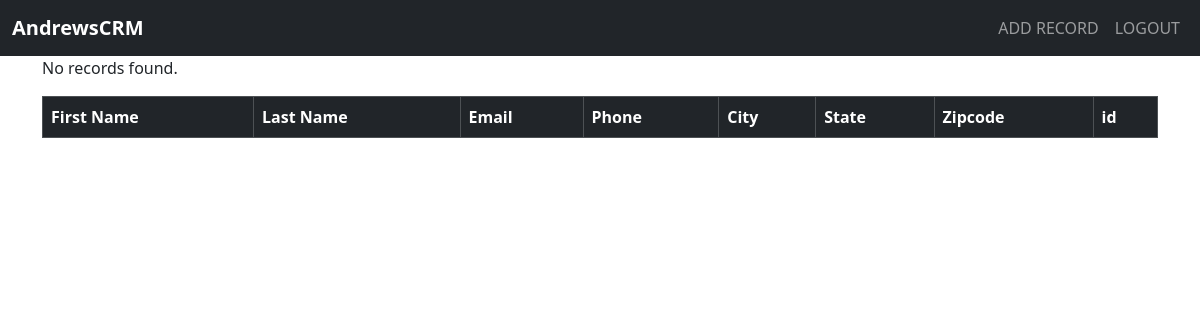
The app's page / (signed in), older data.
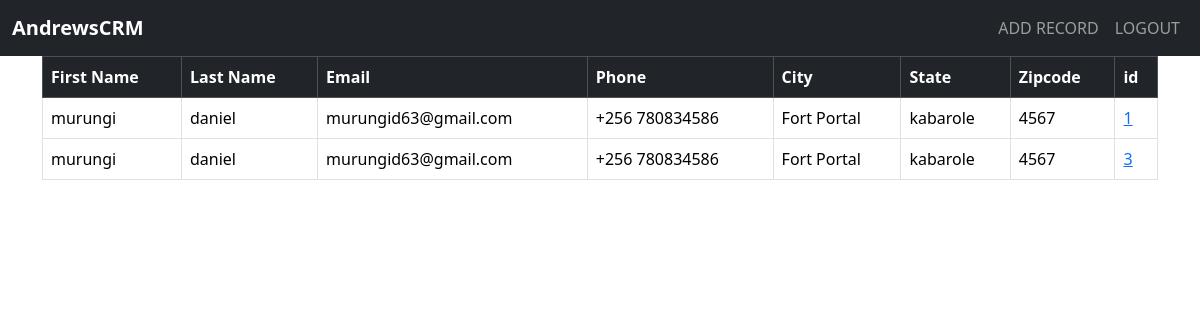
The same page, newer data.
### website/models.py (models this page shows, shortened)
class Record(models.Model):
    created_at = models.DateTimeField(auto_now_add=True)
    first_name = models.CharField(max_length=50)
    last_name = models.CharField(max_length=50)
    email = models.EmailField(max_length=50, default="andrewscrm@gmail.com")
    phone = models.CharField(max_length=50, default="+256 7*********")
    city = models.CharField(max_length=50)
    state = models.CharField(max_length=50)
    zipcode = models.CharField(max_length=20)

### website/views.py (the view, shortened to what this page needs)
# urls.py: path("", views.home, name="home"),
def home(request):
    records = Record.objects.all()
    return render(request, "home.html", {"records": records})

### website/templates/home.html (shortened to what this page needs)
{% extends 'base.html' %}
{% block content %}
    {% if user.is_authenticated %}
        <table class="table table-white table-hover table-bordered">
  <thead class="table-dark">
    <tr>
      <th scope="col">First Name</th>
      <th scope="col">Last Name</th>
      <th scope="col">Email</th>
      <th scope="col">Phone</th>
      <th scope="col">City</th>
      <th scope="col">State</th>
      <th scope="col">Zipcode</th>
      <th scope="col">id</th>
    </tr>
  </thead>
  <tbody>
    {% if records %}
            {% for record in records %}
            <tr>
                <td>{{ record.first_name }}</td>
                <td>{{ record.last_name }}</td>
                <td>{{ record.email }}</td>
                <td>{{ record.phone }}</td>
                <td>{{ record.city }}</td>
                <td>{{ record.state }}</td>
                <td>{{ record.zipcode }}</td>
                <td><a href="{% url 'record' record.id %}">{{ record.id }}</a></td>
            </tr>
            {% endfor %}
        {% else %}
            <p>No records found.</p>
        {% endif %}
  </tbody>
</table>
    {% endif %}
{% endblock %}

### website/templates/base.html (shortened to what this page needs)
<!doctype html>
<html lang="en">
  <head>
    <link href="https://cdn.jsdelivr.net/npm/bootstrap@5.3.8/dist/css/bootstrap.min.css" rel="stylesheet">
  </head>
  <body>
    {% include 'nav.html' %}
    <div class="container">
    {% block content %}
    {% endblock %}
    </div>
  </body>
</html>

### website/templates/nav.html (shortened to what this page needs)
<nav class="navbar navbar-expand-lg navbar-dark bg-dark">
  <div class="container-fluid">
    <a class="navbar-brand fw-bold" href="{% url 'home' %}">AndrewsCRM</a>
    <div class="collapse navbar-collapse" id="navbarSupportedContent">
      <ul class="navbar-nav ms-auto mb-2 mb-lg-0">
        {% if user.is_authenticated %}
          <li class="nav-item">
            <a class="nav-link text-uppercase" href="{% url 'add_record' %}">Add Record</a>
          </li>
          <li class="nav-item">
            <a class="nav-link text-uppercase" href="{% url 'logout' %}">logout</a>
          </li>
        {% endif %}
      </ul>
    </div>
  </div>
</nav>

Row changes from the older to the newer data that the page shows:
added Record: first_name "murungi", last_name "daniel", email "murungid63@gmail.com", phone "+256 780834586", city "Fort Portal", state "kabarole", zipcode "4567", id "1"
added Record: first_name "murungi", last_name "daniel", email "murungid63@gmail.com", phone "+256 780834586", city "Fort Portal", state "kabarole", zipcode "4567", id "3"
Text that changed along with them:
text no longer shown: "No records found."
